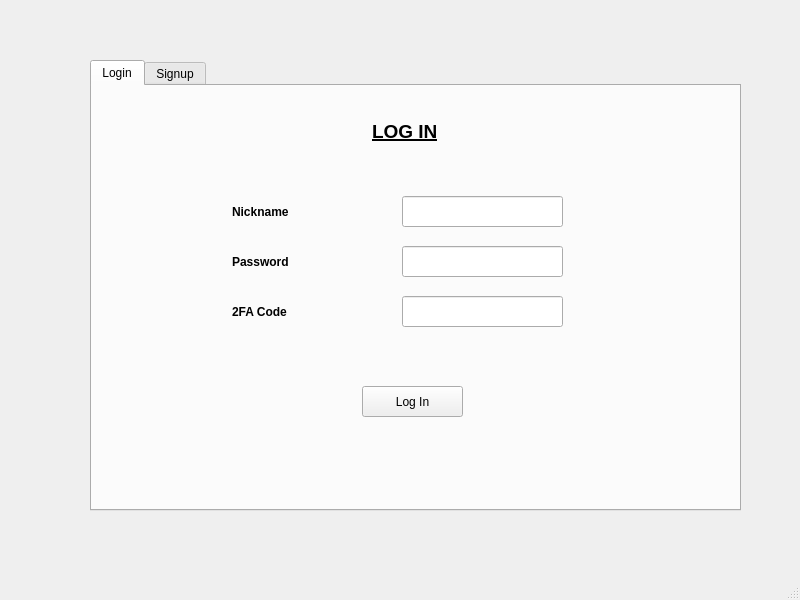
<?xml version="1.0" encoding="UTF-8"?>
<ui version="4.0">
 <class>MainWindow</class>
 <widget class="QMainWindow" name="MainWindow">
  <property name="geometry">
   <rect>
    <x>0</x>
    <y>0</y>
    <width>800</width>
    <height>600</height>
   </rect>
  </property>
  <property name="windowTitle">
   <string>MainWindow</string>
  </property>
  <widget class="QWidget" name="centralwidget">
   <widget class="QStackedWidget" name="stackedWidget">
    <property name="geometry">
     <rect>
      <x>40</x>
      <y>10</y>
      <width>751</width>
      <height>531</height>
     </rect>
    </property>
    <property name="currentIndex">
     <number>1</number>
    </property>
    <widget class="QWidget" name="pageConnect">
     <widget class="QPushButton" name="pushButton">
      <property name="geometry">
       <rect>
        <x>230</x>
        <y>220</y>
        <width>211</width>
        <height>91</height>
       </rect>
      </property>
      <property name="font">
       <font>
        <pointsize>25</pointsize>
        <weight>75</weight>
        <bold>true</bold>
       </font>
      </property>
      <property name="text">
       <string>CONNECT</string>
      </property>
     </widget>
    </widget>
    <widget class="QWidget" name="pageAuth">
     <widget class="QTabWidget" name="authTabs">
      <property name="geometry">
       <rect>
        <x>50</x>
        <y>50</y>
        <width>651</width>
        <height>451</height>
       </rect>
      </property>
      <property name="font">
       <font>
        <underline>false</underline>
       </font>
      </property>
      <property name="currentIndex">
       <number>0</number>
      </property>
      <widget class="QWidget" name="tabLogin">
       <attribute name="title">
        <string>Login</string>
       </attribute>
       <widget class="QLineEdit" name="inputNickLog">
        <property name="geometry">
         <rect>
          <x>310</x>
          <y>110</y>
          <width>161</width>
          <height>31</height>
         </rect>
        </property>
       </widget>
       <widget class="QLabel" name="labelNickLog">
        <property name="geometry">
         <rect>
          <x>140</x>
          <y>110</y>
          <width>131</width>
          <height>31</height>
         </rect>
        </property>
        <property name="font">
         <font>
          <weight>75</weight>
          <bold>true</bold>
         </font>
        </property>
        <property name="text">
         <string>Nickname</string>
        </property>
       </widget>
       <widget class="QLineEdit" name="inputPassLog">
        <property name="geometry">
         <rect>
          <x>310</x>
          <y>160</y>
          <width>161</width>
          <height>31</height>
         </rect>
        </property>
        <property name="echoMode">
         <enum>QLineEdit::Password</enum>
        </property>
       </widget>
       <widget class="QLabel" name="labelPassLog">
        <property name="geometry">
         <rect>
          <x>140</x>
          <y>160</y>
          <width>131</width>
          <height>31</height>
         </rect>
        </property>
        <property name="font">
         <font>
          <weight>75</weight>
          <bold>true</bold>
         </font>
        </property>
        <property name="text">
         <string>Password</string>
        </property>
       </widget>
       <widget class="QLineEdit" name="input2FALog">
        <property name="geometry">
         <rect>
          <x>310</x>
          <y>210</y>
          <width>161</width>
          <height>31</height>
         </rect>
        </property>
        <property name="echoMode">
         <enum>QLineEdit::Password</enum>
        </property>
       </widget>
       <widget class="QLabel" name="label2FALog">
        <property name="geometry">
         <rect>
          <x>140</x>
          <y>210</y>
          <width>131</width>
          <height>31</height>
         </rect>
        </property>
        <property name="font">
         <font>
          <weight>75</weight>
          <bold>true</bold>
         </font>
        </property>
        <property name="text">
         <string>2FA Code</string>
        </property>
       </widget>
       <widget class="QPushButton" name="buttonLogin">
        <property name="geometry">
         <rect>
          <x>270</x>
          <y>300</y>
          <width>101</width>
          <height>31</height>
         </rect>
        </property>
        <property name="text">
         <string>Log In</string>
        </property>
       </widget>
       <widget class="QLabel" name="labelTitleLog">
        <property name="geometry">
         <rect>
          <x>280</x>
          <y>30</y>
          <width>101</width>
          <height>31</height>
         </rect>
        </property>
        <property name="font">
         <font>
          <pointsize>14</pointsize>
          <weight>75</weight>
          <italic>false</italic>
          <bold>true</bold>
          <underline>true</underline>
         </font>
        </property>
        <property name="text">
         <string>LOG IN</string>
        </property>
       </widget>
      </widget>
      <widget class="QWidget" name="tabSignup">
       <attribute name="title">
        <string>Signup</string>
       </attribute>
       <widget class="QLineEdit" name="inputNickSign">
        <property name="geometry">
         <rect>
          <x>190</x>
          <y>90</y>
          <width>161</width>
          <height>31</height>
         </rect>
        </property>
       </widget>
       <widget class="QLabel" name="labelNickSign">
        <property name="geometry">
         <rect>
          <x>40</x>
          <y>90</y>
          <width>91</width>
          <height>31</height>
         </rect>
        </property>
        <property name="font">
         <font>
          <weight>75</weight>
          <bold>true</bold>
         </font>
        </property>
        <property name="text">
         <string>Nickname</string>
        </property>
       </widget>
       <widget class="QLineEdit" name="inputPassSign">
        <property name="geometry">
         <rect>
          <x>190</x>
          <y>140</y>
          <width>161</width>
          <height>31</height>
         </rect>
        </property>
        <property name="echoMode">
         <enum>QLineEdit::Password</enum>
        </property>
       </widget>
       <widget class="QLabel" name="labelPassSign">
        <property name="geometry">
         <rect>
          <x>40</x>
          <y>140</y>
          <width>91</width>
          <height>31</height>
         </rect>
        </property>
        <property name="font">
         <font>
          <weight>75</weight>
          <bold>true</bold>
         </font>
        </property>
        <property name="text">
         <string>Password</string>
        </property>
       </widget>
       <widget class="QLabel" name="labelQRCode">
        <property name="geometry">
         <rect>
          <x>410</x>
          <y>90</y>
          <width>161</width>
          <height>161</height>
         </rect>
        </property>
        <property name="text">
         <string>QRCode</string>
        </property>
       </widget>
       <widget class="QLineEdit" name="inputPassConfSign">
        <property name="geometry">
         <rect>
          <x>190</x>
          <y>190</y>
          <width>161</width>
          <height>31</height>
         </rect>
        </property>
        <property name="text">
         <string/>
        </property>
        <property name="echoMode">
         <enum>QLineEdit::Password</enum>
        </property>
       </widget>
       <widget class="QLabel" name="labelPassConfSign">
        <property name="geometry">
         <rect>
          <x>40</x>
          <y>190</y>
          <width>141</width>
          <height>31</height>
         </rect>
        </property>
        <property name="font">
         <font>
          <weight>75</weight>
          <bold>true</bold>
         </font>
        </property>
        <property name="text">
         <string>Confirm Password</string>
        </property>
       </widget>
       <widget class="QPushButton" name="buttonSign">
        <property name="geometry">
         <rect>
          <x>180</x>
          <y>310</y>
          <width>101</width>
          <height>31</height>
         </rect>
        </property>
        <property name="text">
         <string>Sign Up</string>
        </property>
       </widget>
       <widget class="QLineEdit" name="input2FASign">
        <property name="geometry">
         <rect>
          <x>190</x>
          <y>240</y>
          <width>161</width>
          <height>31</height>
         </rect>
        </property>
        <property name="echoMode">
         <enum>QLineEdit::Password</enum>
        </property>
       </widget>
       <widget class="QLabel" name="label2FASign">
        <property name="geometry">
         <rect>
          <x>40</x>
          <y>240</y>
          <width>101</width>
          <height>31</height>
         </rect>
        </property>
        <property name="font">
         <font>
          <weight>75</weight>
          <bold>true</bold>
         </font>
        </property>
        <property name="text">
         <string>2FA Code</string>
        </property>
       </widget>
       <widget class="QPushButton" name="button2FAGen">
        <property name="geometry">
         <rect>
          <x>420</x>
          <y>310</y>
          <width>141</width>
          <height>31</height>
         </rect>
        </property>
        <property name="text">
         <string>Generate QRCode</string>
        </property>
       </widget>
       <widget class="QLabel" name="labelTitleSign">
        <property name="geometry">
         <rect>
          <x>260</x>
          <y>30</y>
          <width>101</width>
          <height>31</height>
         </rect>
        </property>
        <property name="font">
         <font>
          <pointsize>14</pointsize>
          <weight>75</weight>
          <italic>false</italic>
          <bold>true</bold>
          <underline>true</underline>
         </font>
        </property>
        <property name="text">
         <string>SIGN UP</string>
        </property>
       </widget>
      </widget>
     </widget>
    </widget>
   </widget>
  </widget>
  <widget class="QMenuBar" name="menubar">
   <property name="geometry">
    <rect>
     <x>0</x>
     <y>0</y>
     <width>800</width>
     <height>24</height>
    </rect>
   </property>
  </widget>
  <widget class="QStatusBar" name="statusbar"/>
 </widget>
 <resources/>
 <connections/>
</ui>
